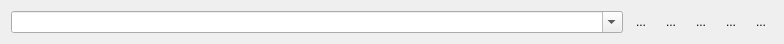
<?xml version="1.0" encoding="UTF-8"?>
<ui version="4.0">
 <class>Form</class>
 <widget class="QWidget" name="Form">
  <property name="geometry">
   <rect>
    <x>0</x>
    <y>0</y>
    <width>784</width>
    <height>40</height>
   </rect>
  </property>
  <property name="windowTitle">
   <string>Form</string>
  </property>
  <layout class="QHBoxLayout" name="horizontalLayout">
   <item>
    <widget class="QComboBox" name="filenameComboBox">
     <property name="sizePolicy">
      <sizepolicy hsizetype="Expanding" vsizetype="Fixed">
       <horstretch>0</horstretch>
       <verstretch>0</verstretch>
      </sizepolicy>
     </property>
     <property name="editable">
      <bool>true</bool>
     </property>
     <property name="maxVisibleItems">
      <number>100</number>
     </property>
    </widget>
   </item>
   <item>
    <widget class="QToolButton" name="removeCurrent">
     <property name="toolTip">
      <string>remove Current entry from Combo Box</string>
     </property>
     <property name="text">
      <string>...</string>
     </property>
     <property name="icon">
      <iconset resource="Experiment.qrc">
       <normaloff>:/openicon/icons/edit-clear-locationbar-rtl.png</normaloff>:/openicon/icons/edit-clear-locationbar-rtl.png</iconset>
     </property>
     <property name="autoRaise">
      <bool>true</bool>
     </property>
    </widget>
   </item>
   <item>
    <widget class="QToolButton" name="newButton">
     <property name="text">
      <string>...</string>
     </property>
     <property name="icon">
      <iconset resource="Experiment.qrc">
       <normaloff>:/other/icons/document-new-icon.png</normaloff>:/other/icons/document-new-icon.png</iconset>
     </property>
     <property name="autoRaise">
      <bool>true</bool>
     </property>
    </widget>
   </item>
   <item>
    <widget class="QToolButton" name="openButton">
     <property name="text">
      <string>...</string>
     </property>
     <property name="icon">
      <iconset resource="Experiment.qrc">
       <normaloff>:/openicon/icons/document-open-5.png</normaloff>:/openicon/icons/document-open-5.png</iconset>
     </property>
     <property name="autoRaise">
      <bool>true</bool>
     </property>
    </widget>
   </item>
   <item>
    <widget class="QToolButton" name="saveButton">
     <property name="text">
      <string>...</string>
     </property>
     <property name="icon">
      <iconset resource="Experiment.qrc">
       <normaloff>:/kde/icons/filesave.png</normaloff>:/kde/icons/filesave.png</iconset>
     </property>
     <property name="autoRaise">
      <bool>true</bool>
     </property>
    </widget>
   </item>
   <item>
    <widget class="QToolButton" name="resetButton">
     <property name="text">
      <string>...</string>
     </property>
     <property name="icon">
      <iconset resource="Experiment.qrc">
       <normaloff>:/openicon/icons/document-revert-5.png</normaloff>:/openicon/icons/document-revert-5.png</iconset>
     </property>
     <property name="autoRaise">
      <bool>true</bool>
     </property>
    </widget>
   </item>
  </layout>
  <action name="actionOpen">
   <property name="icon">
    <iconset resource="Experiment.qrc">
     <normaloff>:/kde/icons/document-open-5.png</normaloff>:/kde/icons/document-open-5.png</iconset>
   </property>
   <property name="text">
    <string>Open</string>
   </property>
   <property name="toolTip">
    <string>Open</string>
   </property>
   <property name="shortcut">
    <string>Ctrl+O</string>
   </property>
  </action>
  <action name="actionSave">
   <property name="icon">
    <iconset resource="Experiment.qrc">
     <normaloff>:/kde/icons/filesave.png</normaloff>:/kde/icons/filesave.png</iconset>
   </property>
   <property name="text">
    <string>Save</string>
   </property>
   <property name="toolTip">
    <string>Save</string>
   </property>
   <property name="shortcut">
    <string>Ctrl+S</string>
   </property>
  </action>
  <action name="actionReset">
   <property name="icon">
    <iconset resource="Experiment.qrc">
     <normaloff>:/openicon/icons/document-revert-5.png</normaloff>:/openicon/icons/document-revert-5.png</iconset>
   </property>
   <property name="text">
    <string>Reset</string>
   </property>
   <property name="toolTip">
    <string>Reset to file on disk</string>
   </property>
   <property name="shortcut">
    <string>F5</string>
   </property>
  </action>
  <action name="actionNew">
   <property name="icon">
    <iconset resource="Experiment.qrc">
     <normaloff>:/other/icons/document-new-icon.png</normaloff>:/other/icons/document-new-icon.png</iconset>
   </property>
   <property name="text">
    <string>New</string>
   </property>
   <property name="toolTip">
    <string>Create new file</string>
   </property>
   <property name="shortcut">
    <string>Ctrl+N</string>
   </property>
  </action>
 </widget>
 <resources>
  <include location="Experiment.qrc"/>
 </resources>
 <connections/>
</ui>
